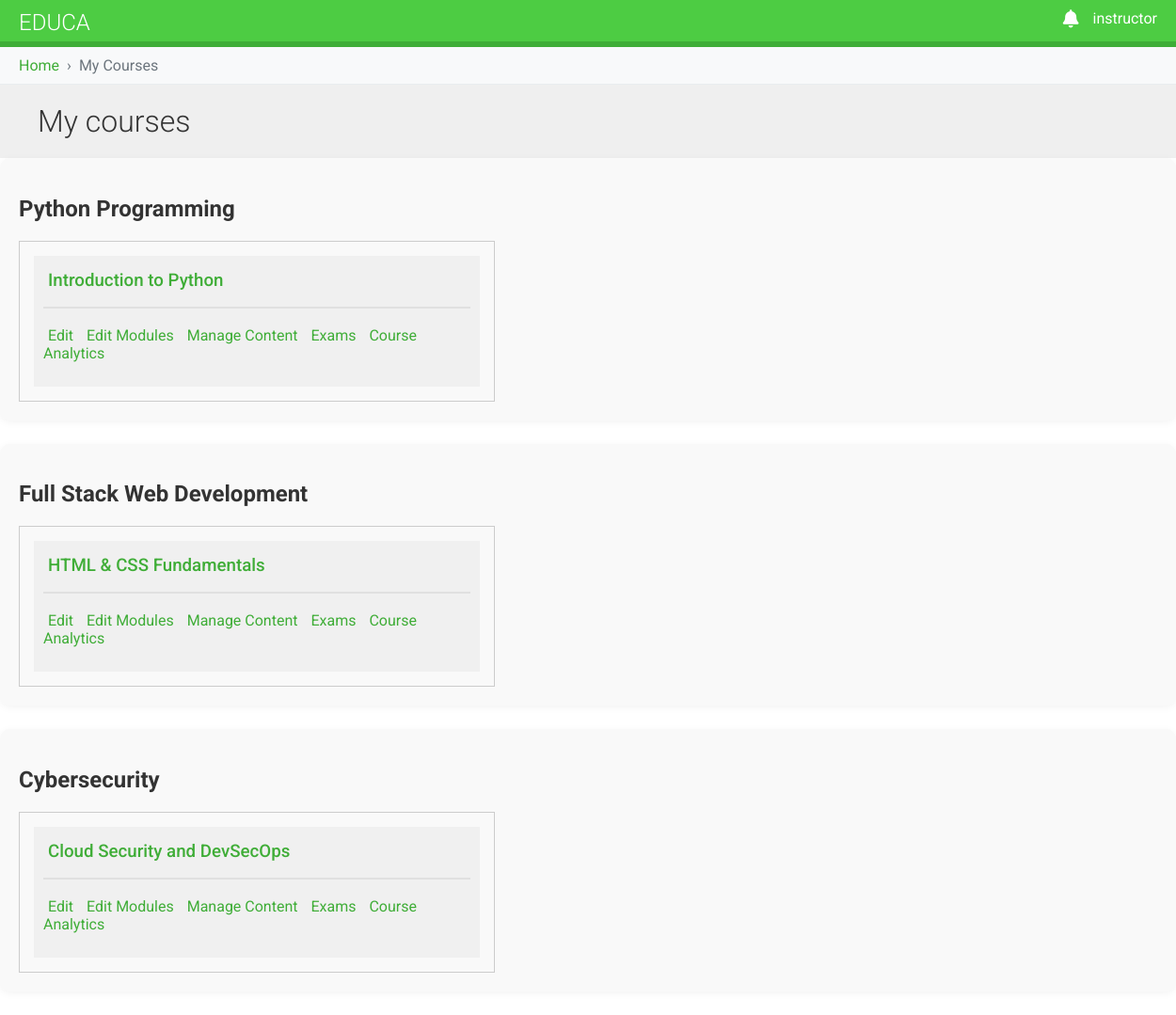
The app's page /course/mine/ (signed in) with its own data.
### courses/models.py (models this page shows, shortened)
class Subject(models.Model):
    title = models.CharField(max_length=200)
    slug = models.SlugField(max_length=200, unique=True)
    description = models.TextField(blank=True)
    duration = models.TextField(blank=True)
    order = models.PositiveIntegerField(default=0,)
    class Meta:
        ordering = ['order']

class Course(models.Model):
    owners = models.ManyToManyField(User,
                                    related_name='courses_created',
                                    blank=True)
    subject = models.ForeignKey(Subject,
                                related_name='courses',
                                on_delete=models.CASCADE)
    title = models.CharField(max_length=200)
    slug = models.SlugField(max_length=200,
                            unique=True,
                            auto_created=True)
    overview = models.TextField()
    duration = models.TextField(blank=True)
    created = models.DateTimeField(auto_now_add=True) #set when new object is created
    price = models.DecimalField(max_digits=10,decimal_places=2, default=0)
    order = models.PositiveIntegerField(default=0,)
    class Meta:
        ordering = ['order'] # - means descending order

### courses/views.py (the view)
class ManageCourseListView(OwnerCourseMixin, ListView):
    model = Course
    template_name = 'courses/manage/course/list.html'
    permission_required = 'courses.view_course'
    def get_queryset(self):
        qs = super().get_queryset()
        if self.request.user.is_superuser:
            return qs
        return qs.filter(owners=self.request.user)
    def get_context_data(self, **kwargs):
        context = super().get_context_data(**kwargs)
        if self.request.user.is_superuser:
            context['subjects'] = Subject.objects.prefetch_related(
                models.Prefetch(
                    'courses',
                    queryset=Course.objects.all()
                )
            )
        else:
            context['subjects'] = Subject.objects.filter(
                Exists(
                    Course.objects.filter(
                        owners=self.request.user,
                        subject=models.OuterRef('pk')
                    )
                )
            ).prefetch_related(
                models.Prefetch(
                    'courses',
                    queryset=Course.objects.filter(
                        owners=self.request.user
                    )
                )
            )
        return context

### courses/context_processors.py (called while the page is built)
def is_instructor_processor(request):
    if request.user.is_authenticated:
        is_instructor = request.user.groups.filter(name="Instructors").exists()
    else:
        is_instructor = False
    return {"is_instructor": is_instructor}

### courses/views.py (called while the page is built)
    def get_queryset(self):
        qs = super().get_queryset()
        if self.request.user.is_superuser:
            return qs
        return qs.filter(Q(owners=self.request.user))

### educa/context_processors.py (called while the page is built)
def notifications_processor(request):
    if request.user.is_authenticated:
        unread_notifications = Notification.objects.filter(user=request.user,
                                                           is_read=False).order_by('-created_at')[:5]
        unread_count = Notification.objects.filter(user=request.user,
                                                   is_read=False).count()
        return {
            'unread_notifications': unread_notifications,
            'unread_count': unread_count,
        }
    return {
        'unread_notifications': [],
        'unread_count': 0,
    }

### courses/templates/courses/manage/course/list.html (shortened to what this page needs)
<link rel="stylesheet" href="https://code.jquery.com/ui/1.13.2/themes/base/jquery-ui.css">
{% extends "base.html" %}
{% block content %}
    <h1>My courses</h1>
    {% for subject in subjects %}
        <div class="subject-group">
            <h2 style="font-weight: bold">{{ subject.title }}</h2>
            <div id="course-list-{{ subject.id }}" class="ui-sortable">
                {% for course in subject.courses.all %}
                    <div class="course-item" data-id="{{ course.id }}">
                        <h3><a href="{% url 'student_course_detail' course.pk %}">{{ course.title }}</a></h3>
                        <p>
                            <a href="{% url 'course_edit' course.id %}">Edit</a>
                            {% if course.modules.count == 0 %}
                                <a href="{% url 'course_module_update' course.id %}">Add Modules</a>
                            {% elif course.modules.count > 0 %}
                                <a href="{% url 'course_module_update' course.id %}">Edit Modules</a>
                            {% endif %}
                            {% if course.modules.count > 0 %}
                                <a href="{% url 'module_content_list' course.id course.modules.first.id %}">
                                    Manage Content
                                </a>
                            {% endif %}
                            <a href="{% url 'exam_manage' course.id %}">Exams</a>
                            <a href="{% url 'course_analytics' course.id %}">Course Analytics</a>
                        </p>
                    </div>
                {% endfor %}
            </div>
        </div>
    {% endfor %}
{% endblock %}

### courses/templates/base.html (shortened to what this page needs)
{% load static %}
<!DOCTYPE html>
<html>
<head>
    <link href="{% static "css/base.css" %}" rel="stylesheet">
    <link rel="stylesheet" href="https://cdnjs.cloudflare.com/ajax/libs/font-awesome/6.4.0/css/all.min.css">
</head>
<body>
<div id="header">
    <a href="/" class="logo">Educa</a>
    <ul class="menu">
        {% if request.user.is_authenticated %}
            <li class="notification-dropdown">
                <a class="dropdown" href="#">
                    <i class="fas fa-bell notification-bell"></i>
                </a>
            </li>
            <li class="profile-dropdown">
                <a class="dropdown" href="">{{ request.user.username }}</a>
            </li>
        {% else %}
            <li><a href="{% url "login" %}">Sign in</a></li>
            <li><a href="{% url 'student_registration' %}">Register</a></li>
        {% endif %}
    </ul>
</div>
<div id="breadcrumbs">
    <div class="container">
        <ul class="breadcrumb">
            {% block breadcrumbs %}
                {% for crumb in breadcrumbs %}
                    {% if not forloop.last %}
                        <li><a href="{{ crumb.url }}">{{ crumb.name }}</a></li>
                    {% else %}
                        <li class="active">{{ crumb.name }}</li>
                    {% endif %}
                {% endfor %}
            {% endblock %}
        </ul>
    </div>
</div>
<div id="content" class="{% block content_class %}block-layout{% endblock %}">
    {% block content %}
    {% endblock %}
</div>
</body>
</html>

### courses/static/css/base.css (style rules this page uses)
html { width: 100%; max-width: 100%; overflow-x: hidden; margin: 0; padding: 0; }
body { margin: 0; font-family: 'Roboto', sans-serif; font-weight: 400; color: #333; width: 100%; grid-template-columns: auto auto; }
a { color: #3fad37; text-decoration: none; }
ul { float: none; }
h1, h2, h3, h4, h5, h6 { font-family: 'Roboto', sans-serif; font-weight: 300; }
h1 { background: #efefef; width: 100%; overflow: auto; padding: 20px 0 20px 40px; margin: 0; grid-row: 1; grid-column: 1 / span2; }
#header { background: #4dcc43; overflow: visible; padding: 10px 20px; border-bottom: 6px solid #3fad37; width: 100%; box-sizing: border-box; position: relative; left: 0; right: 0; margin: 0; min-height: 50px; }
#header .logo { text-decoration: none; font-family: 'Roboto', sans-serif; font-weight: 300; text-transform: uppercase; font-size: 24px; color: #fff; float: left; }
#header a { color: #fff; }
#header .menu { list-style: none; float: right; margin: 0; padding: 0; display: flex; gap: 15px; }
[id^="course-list-"] { border: 1px solid #ccc; padding: 10px; width: 40%; }
.course-item { margin: 5px; padding: 10px; background-color: #f0f0f0; cursor: move; }
.course-item a { padding: 5px; }
#breadcrumbs { background-color: #f8f9fa; padding: 10px 20px; border-bottom: 1px solid #e9ecef; width: 100%; box-sizing: border-box; }
.breadcrumb { list-style: none; margin: 0; padding: 0; display: flex; flex-wrap: wrap; }
.breadcrumb li { display: inline-flex; align-items: center; margin: 0; padding: 0; }
.breadcrumb li:not(:last-child)::after { content: "›"; margin: 0 8px; color: #6c757d; }
.breadcrumb li a { color: #3fad37; text-decoration: none; }
.breadcrumb li.active { color: #6c757d; }
.notification-dropdown { position: relative; text-align: right; }
.notification-bell { font-size: 1.2em; display: inline-block; }
.dropdown { position: relative; }
li.profile-dropdown { position: relative; text-align: right; }
.subject-group { margin-bottom: 25px; border: none; border-radius: 10px; padding: 20px; background-color: #f9f9f9; box-shadow: 0 2px 8px rgba(0, 0, 0, 0.05); transition: transform 0.2s ease, box-shadow 0.2s ease; }
.subject-group h3 { margin-top: 0; padding-bottom: 12px; border-bottom: 2px solid #e0e0e0; color: #2c3e50; font-weight: 500; display: flex; align-items: center; }

### records on screen
Subject: title "Python Programming"
Course: title "Introduction to Python", shows "Edit Modules", shows "Manage Content"
Subject: title "Full Stack Web Development"
Course: title "HTML & CSS Fundamentals", shows "Edit Modules", shows "Manage Content"
Subject: title "Cybersecurity"
Course: title "Cloud Security and DevSecOps", shows "Edit Modules", shows "Manage Content"

### other values on screen
{{ request.user.username }} "instructor"
{{ crumb.name }} "Home"
{{ crumb.name }} "My Courses"
